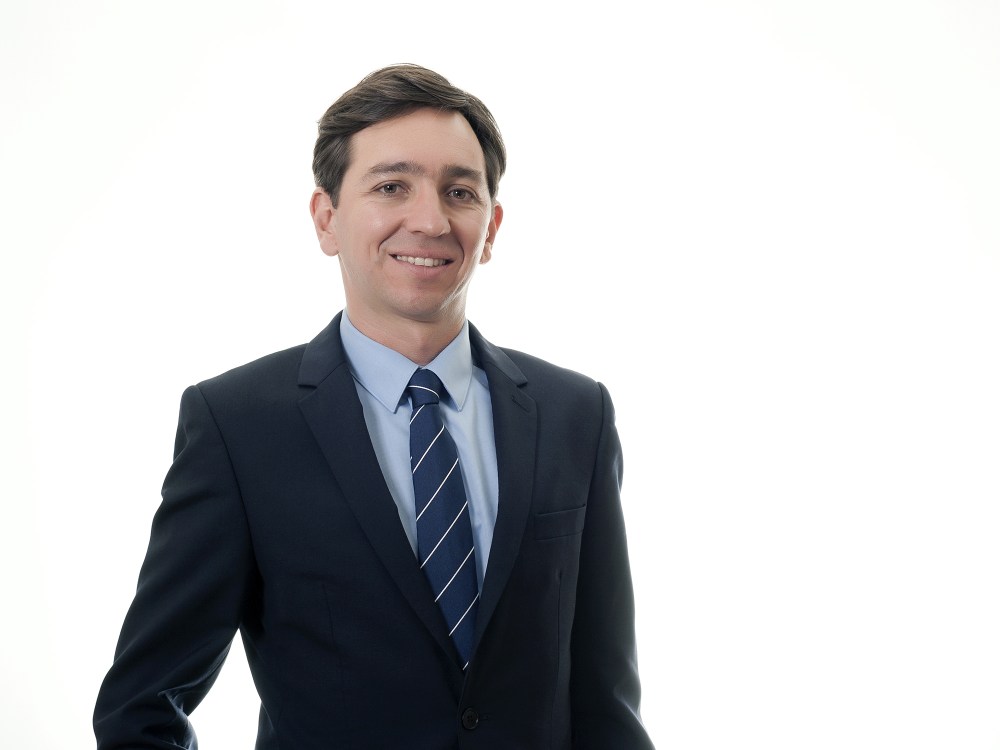
#> input picture Data Science/05 Opencv/Beginner Tutorial/data images/Image_2.jpg, 2000 x 1500 px, found by its file name (shown at 1/2 size)
$ python '05 drawing shapes on objects.py'
#> lines starting #> are read from the running program, lines starting #| are printed output that depends on the picture
import cv2
import numpy as np

img_path = r"""F:\Aditya\Studies\College\00 Programing\02 Data Science\05 Opencv\Beginner Tutorial\data images\Image_2.jpg"""

image = cv2.imread(img_path)
#> image is the input picture: shape (1500, 2000, 3); mean B, G, R 196.8, 195, 194.4
image = cv2.resize(image, (800,550))
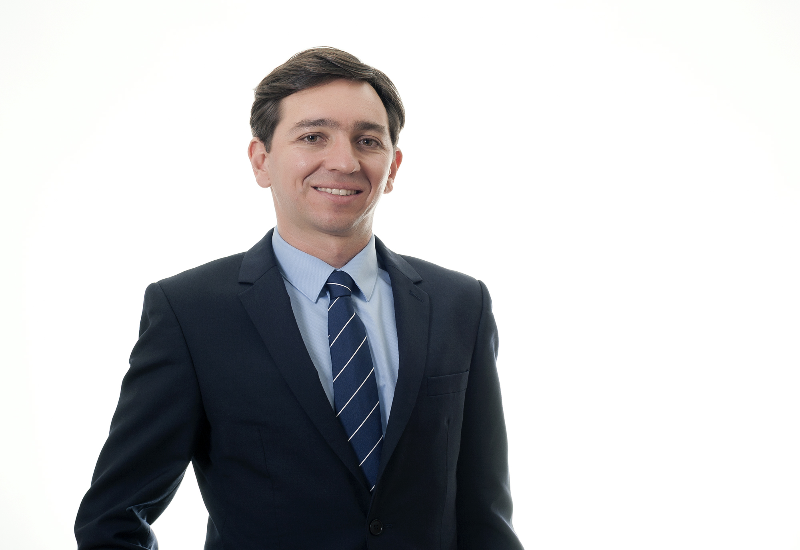
#> image: shape (550, 800, 3); mean B, G, R 196.8, 195, 194.4

pt1=(230,40)
pt2=(420,270)
color=(0,255,0)
thickness=4

image_rect=cv2.rectangle(image,pt1,pt2,color,thickness)

cv2.imshow("Showing Image",image_rect)
cv2.waitKey(0)
cv2.destroyAllWindows()


$ run again, with Data Science/05 Opencv/Beginner Tutorial/data images/Image_1.jpg copied over Data Science/05 Opencv/Beginner Tutorial/data images/Image_2.jpg
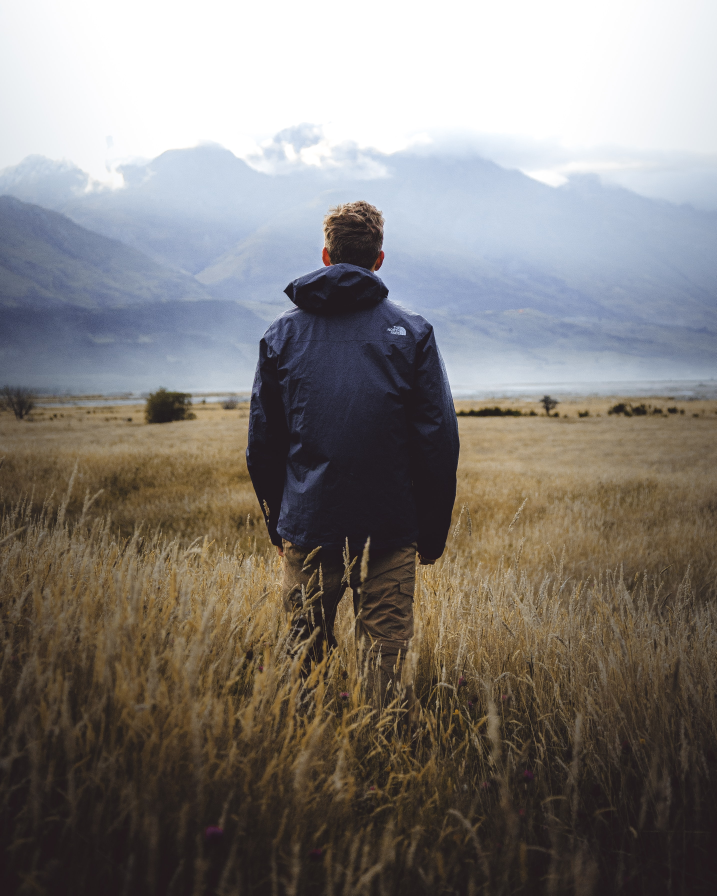
#> input picture Data Science/05 Opencv/Beginner Tutorial/data images/Image_1.jpg, 2866 x 3582 px, found by its file name (shown at 1/4 size)
#> image is the input picture: shape (3582, 2866, 3); mean B, G, R 122.1, 125.8, 130.5
#> `image = cv2.resize(image, (800,550))`:
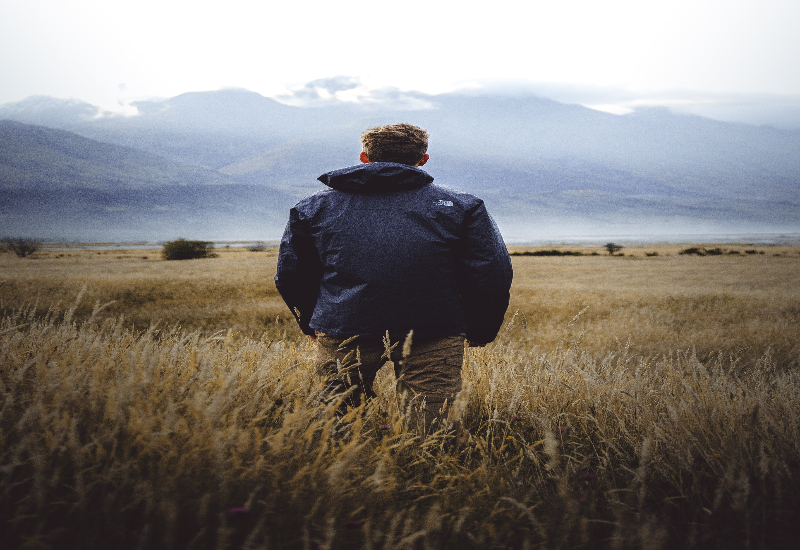
#> image: shape (550, 800, 3); mean B, G, R 122, 125.7, 130.4

$ run again, with Data Science/05 Opencv/Beginner Tutorial/data images/Image_3.jpg copied over Data Science/05 Opencv/Beginner Tutorial/data images/Image_2.jpg
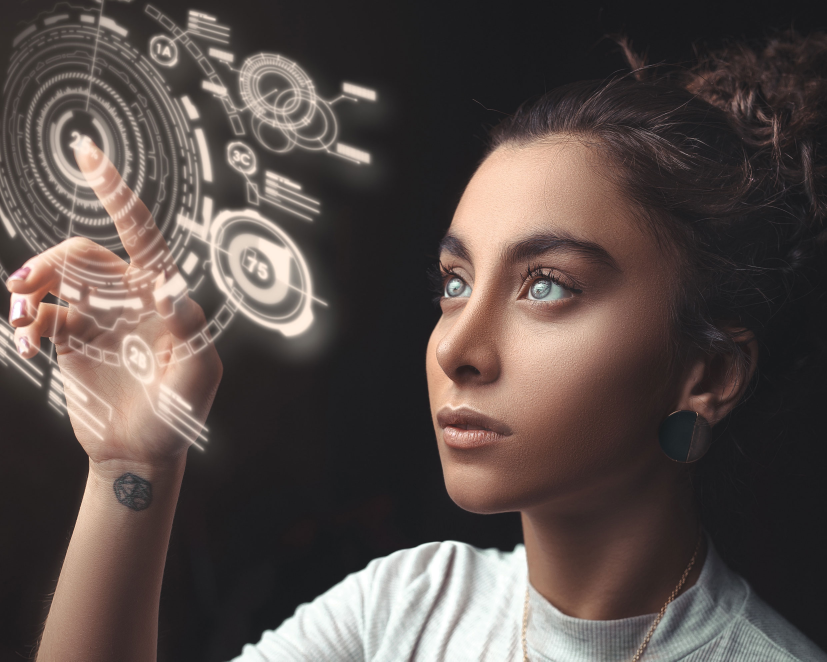
#> input picture Data Science/05 Opencv/Beginner Tutorial/data images/Image_3.jpg, 2480 x 1984 px, found by its file name (shown at 1/3 size)
#> image is the input picture: shape (1984, 2480, 3); mean B, G, R 74.6, 78.4, 89.3
#> `image = cv2.resize(image, (800,550))`:
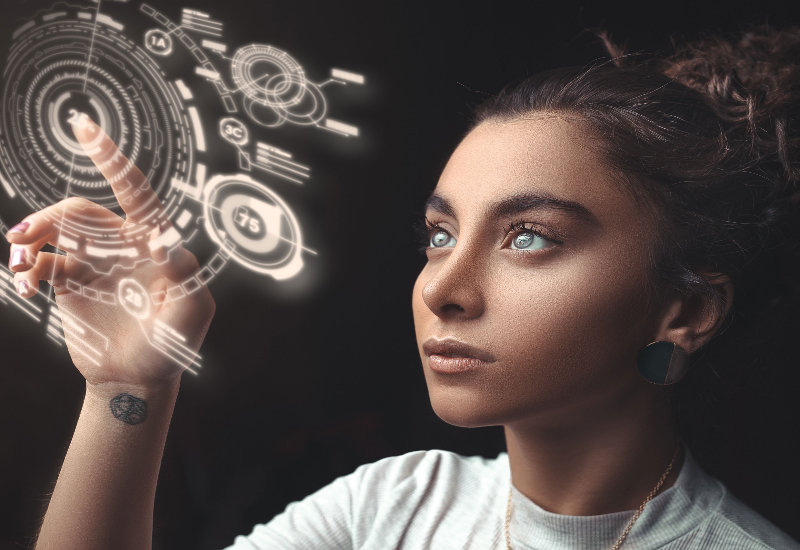
#> image: shape (550, 800, 3); mean B, G, R 74.6, 78.3, 89.2

$ run again, with Data Science/05 Opencv/Beginner Tutorial/data images/Image_4.jpg copied over Data Science/05 Opencv/Beginner Tutorial/data images/Image_2.jpg
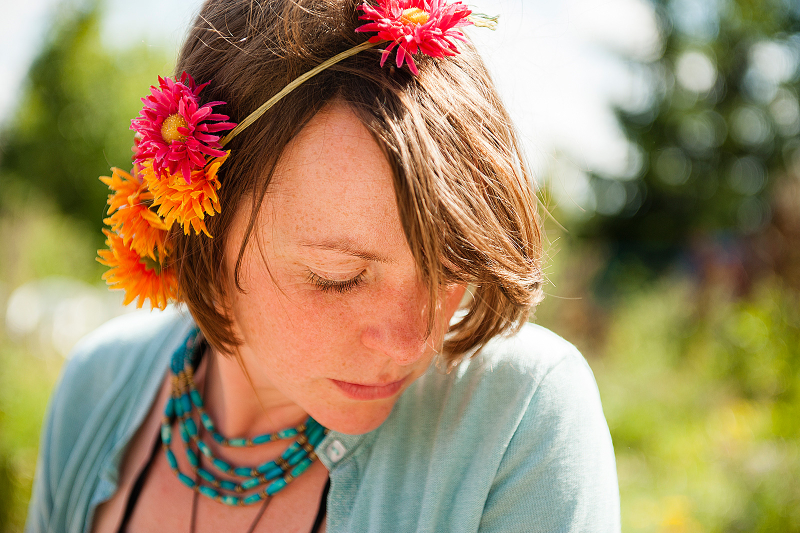
#> input picture Data Science/05 Opencv/Beginner Tutorial/data images/Image_4.jpg, 1600 x 1065 px, found by its file name (shown at 1/2 size)
#> image is the input picture: shape (1065, 1600, 3); mean B, G, R 101.3, 137.8, 159.7
#> `image = cv2.resize(image, (800,550))`:
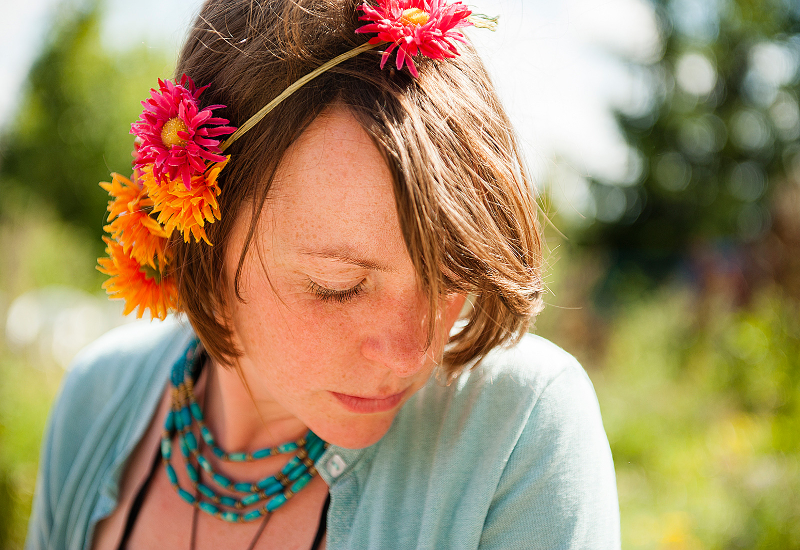
#> image: shape (550, 800, 3); mean B, G, R 101.2, 137.7, 159.6
